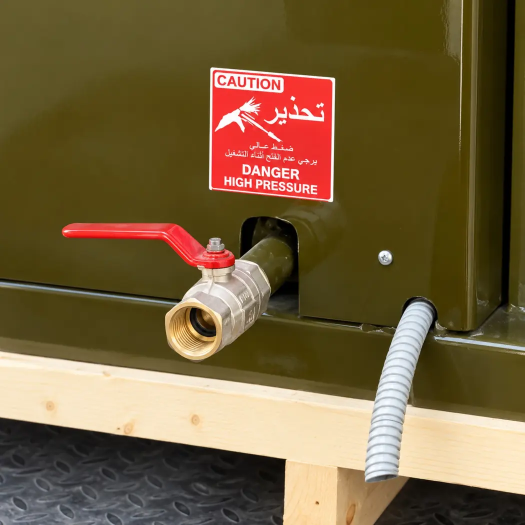
#> input picture press42/photos/drain_valve_power_cable.webp, 1050 x 1050 px (shown at 1/2 size)
$ python fx42_photo_extract.py
#> lines starting #> are read from the running program, lines starting #| are printed output that depends on the picture
#!/usr/bin/env python3
"""Create two honest detail photos from the user-approved shared drain/cable photograph.
This only crops the original pixels; it does not redraw, replace or alter either part.
"""
from pathlib import Path
from PIL import Image
base=Path(__file__).resolve().parents[1]/'press42'/'photos'
source=base/'drain_valve_power_cable.webp'
assert source.is_file(), source
with Image.open(source) as im:
#> im is the input picture: PIL image 1050x1050 RGB; mean R, G, B 115.7, 95.3, 60.1
  photo=im.convert('RGB')
  w,h=photo.size
#> w = 1050; h = 1050
  assert w>=400 and h>=400, (w,h)
  crops={
    'drain_valve.webp':(int(w*.06),int(h*.36),int(w*.68),int(h*.81)),
    'power_cable.webp':(int(w*.65),int(h*.43),int(w*.995),int(h*.94))
  }
  for name,rect in crops.items():
    cropped=photo.crop(rect)
    cropped.save(base/name,'WEBP',quality=89,method=6)
    assert (base/name).stat().st_size>1000,name
    print('PREPARED',name,cropped.size,(base/name).stat().st_size)
#> this loop made 2 passes
#> pass 1, `cropped=photo.crop(rect)`:
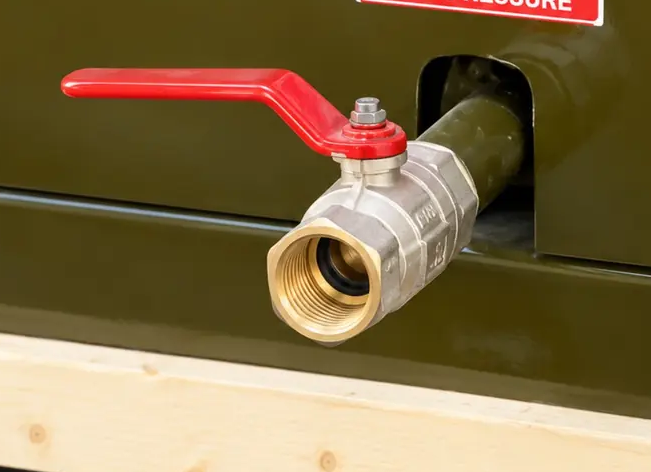
#> cropped: PIL image 651x472 RGB; mean R, G, B 129.1, 108.4, 70.8
#> pass 2, `cropped=photo.crop(rect)`:
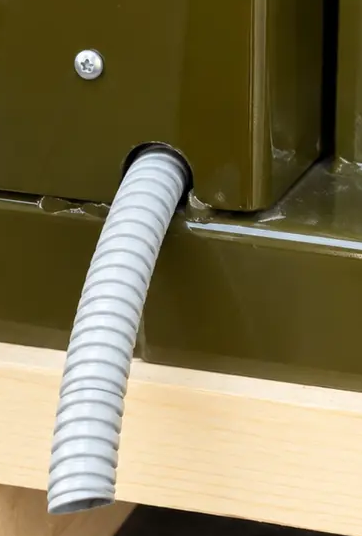
#> cropped: PIL image 362x536 RGB; mean R, G, B 126.7, 116, 81

$ run again, with press42/photos/control_panel.webp copied over press42/photos/drain_valve_power_cable.webp
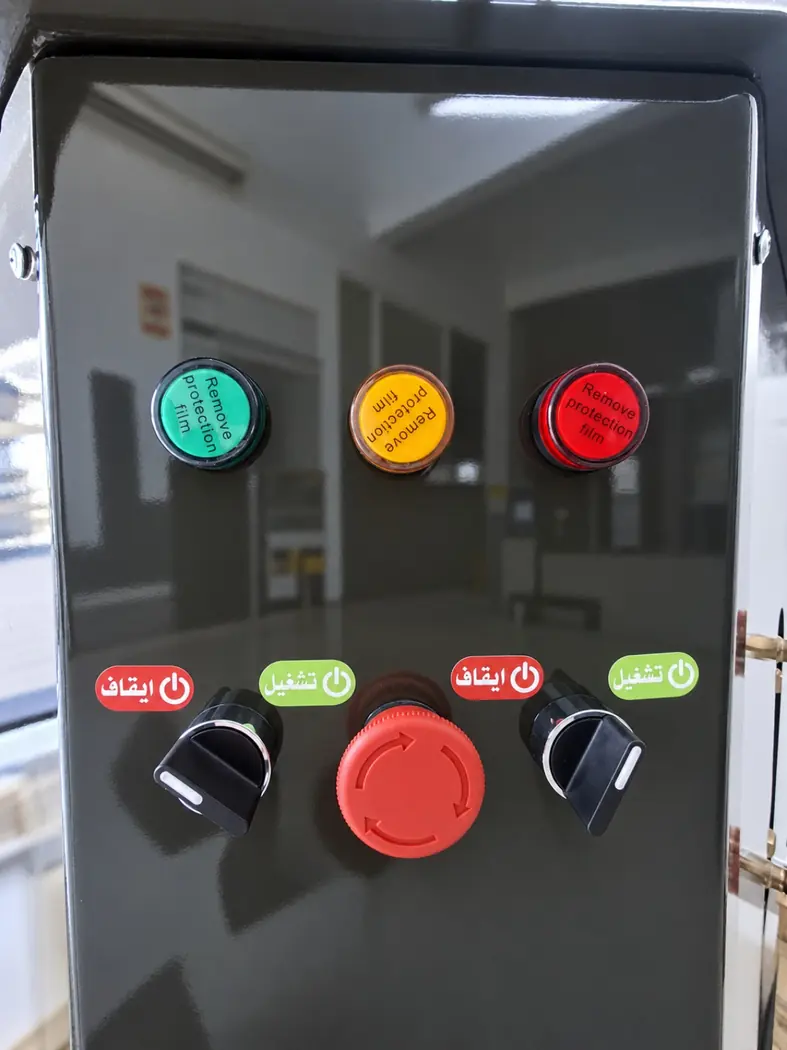
#> input picture press42/photos/control_panel.webp, 787 x 1050 px
#> im is the input picture: PIL image 787x1050 RGB; mean R, G, B 91.7, 88.3, 87.6
#> the loop `for name,rect in crops.items():` made 2 passes
#> pass 1, `cropped=photo.crop(rect)`:
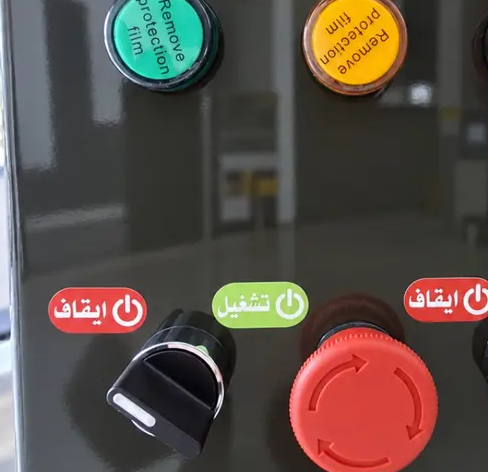
#> cropped: PIL image 488x472 RGB; mean R, G, B 89.4, 77.2, 69.7
#> pass 2, `cropped=photo.crop(rect)`:
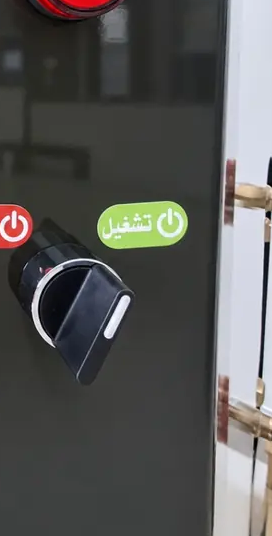
#> cropped: PIL image 272x536 RGB; mean R, G, B 87.2, 87.1, 85

$ run again, with press42/photos/foot_pedals.webp copied over press42/photos/drain_valve_power_cable.webp
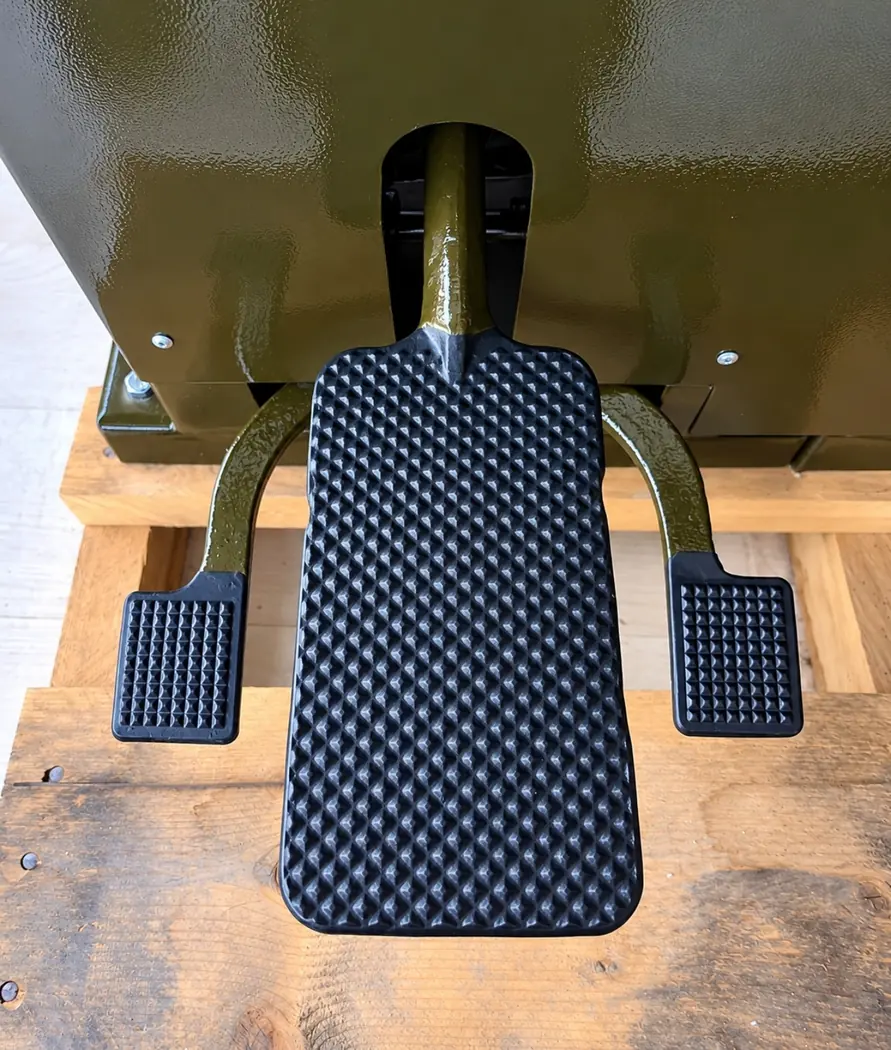
#> input picture press42/photos/foot_pedals.webp, 891 x 1050 px
#> im is the input picture: PIL image 891x1050 RGB; mean R, G, B 120.7, 109.8, 95.7
#> the loop `for name,rect in crops.items():` made 2 passes
#> pass 1, `cropped=photo.crop(rect)`:
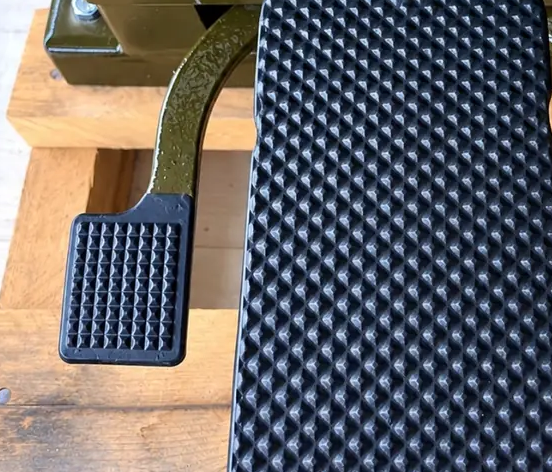
#> cropped: PIL image 552x472 RGB; mean R, G, B 102.1, 99.2, 100.6
#> pass 2, `cropped=photo.crop(rect)`:
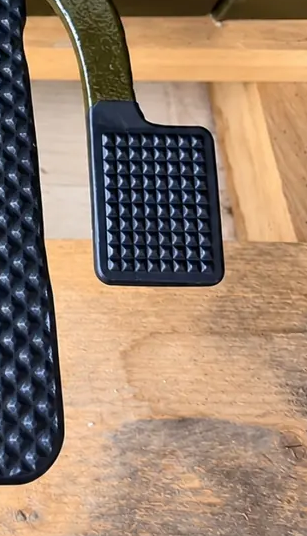
#> cropped: PIL image 307x536 RGB; mean R, G, B 154.8, 130, 109.1
